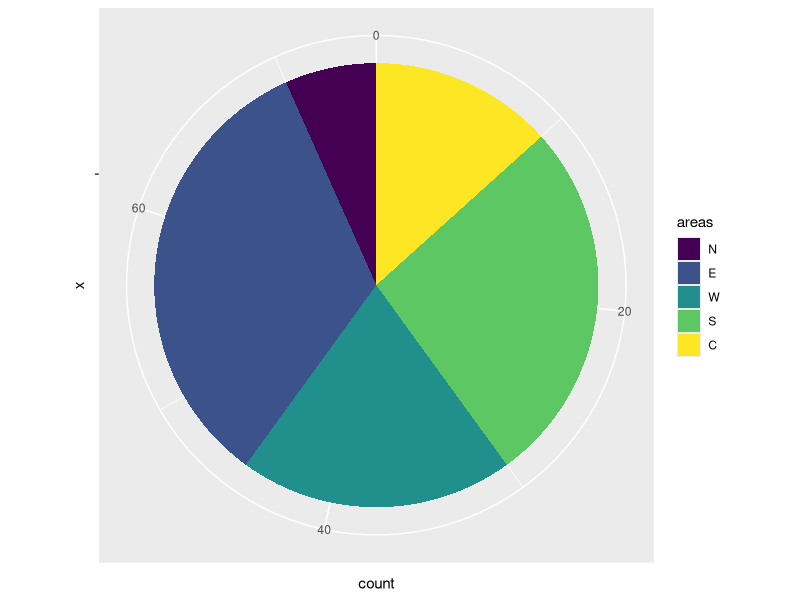
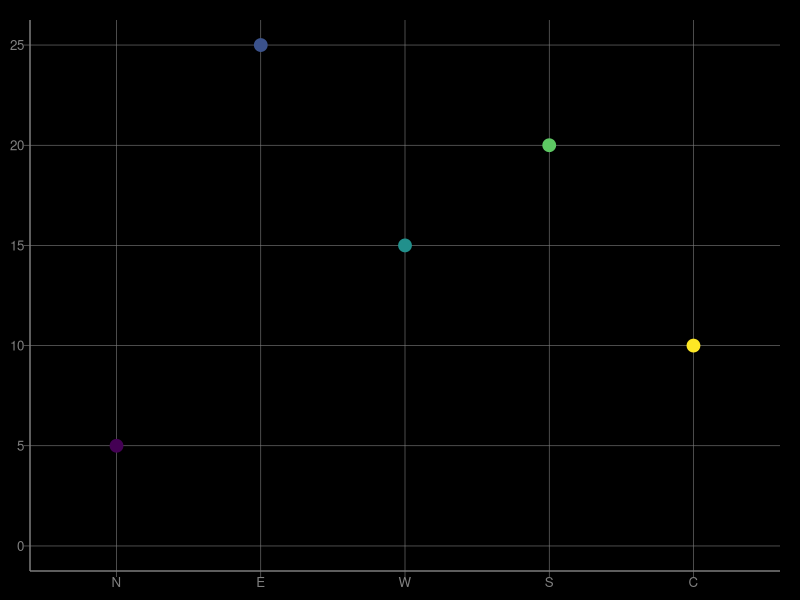
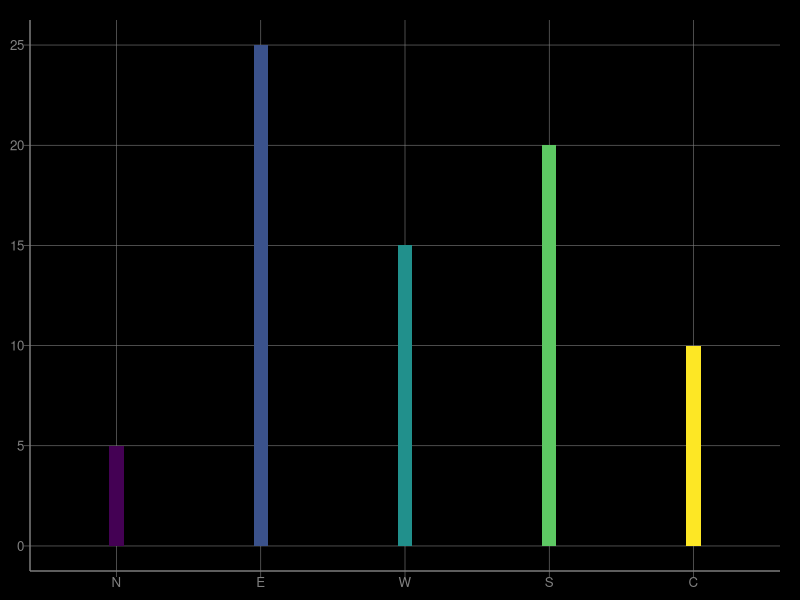
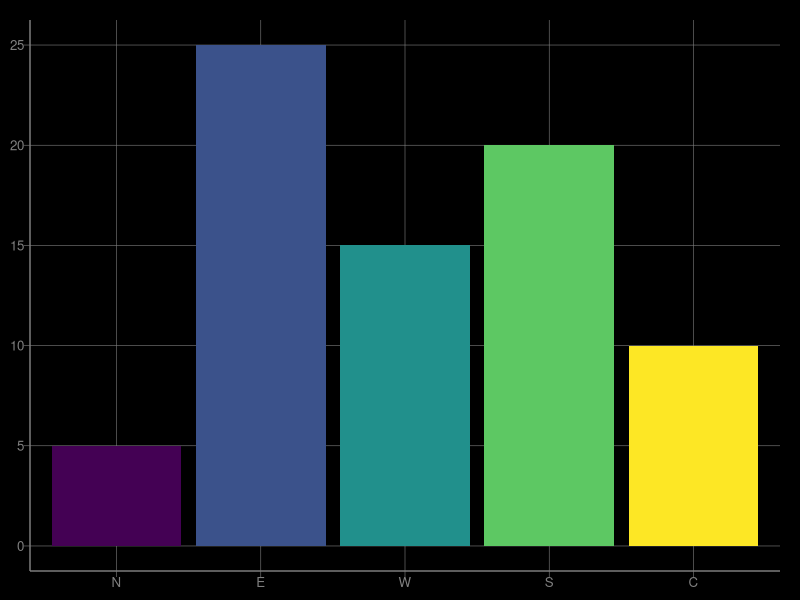
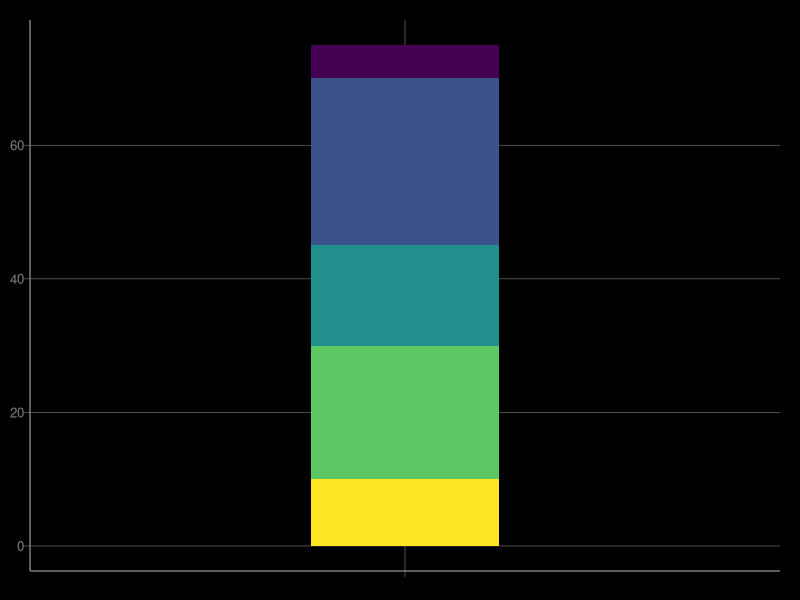
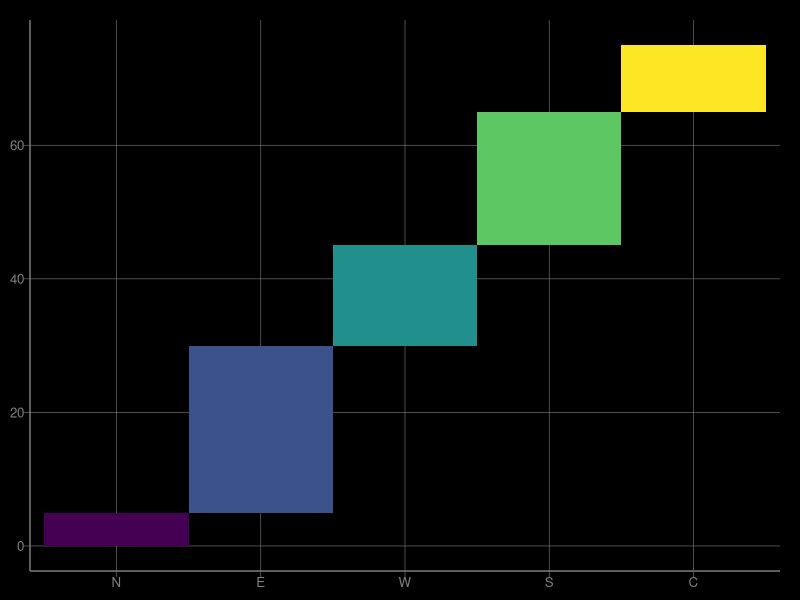
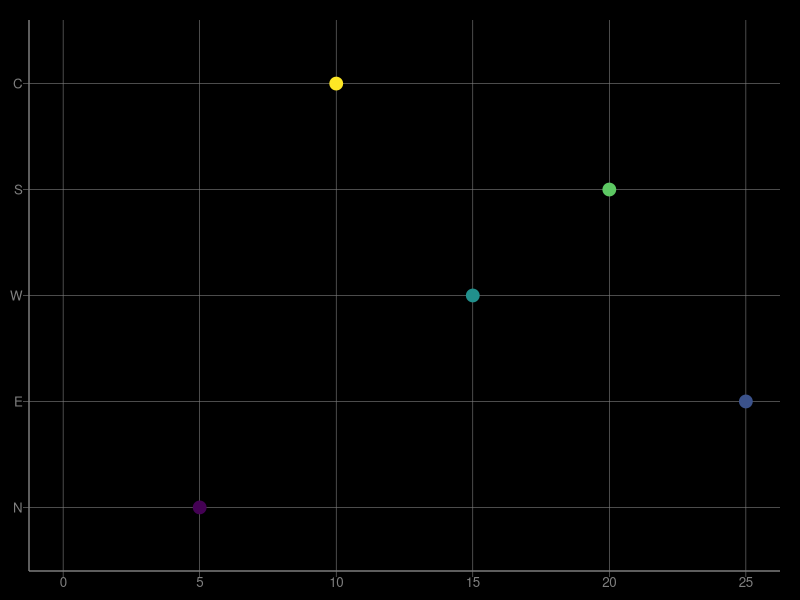
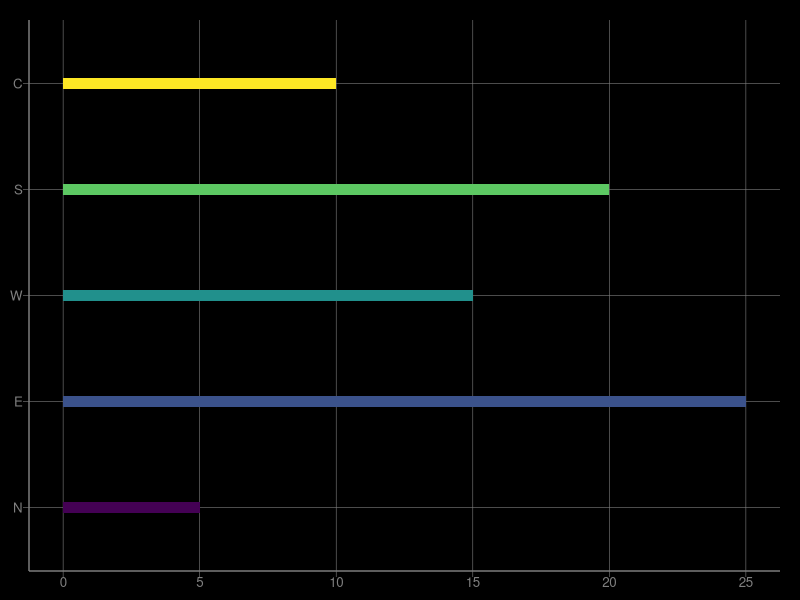

Write R code to recreate these figures, in order.
## ---- chunk 1
knitr::opts_chunk$set(cache=TRUE)

library(grid)
library(ggplot2)
library(gridExtra)

theme_black <- function(base_size = 12, base_family = "Helvetica") {
    theme(
    line =  element_line(colour = "black", size = 0.5, linetype = 1,
                            lineend = "butt"),
    rect =  element_rect(fill = "white", colour = "black", size = 0.5, linetype = 1),
    text =  element_text(family = base_family, face = "plain",
                  colour = "black", size = base_size,
                  hjust = 0.5, vjust = 0.5, angle = 0, lineheight = 0.9),
    
    axis.text =          element_text(size = rel(0.8), colour = "grey50"),
    strip.text =         element_text(size = rel(0.8), colour = "grey50"),

    axis.line =          element_line(colour = "grey50"),
    axis.text.x =        element_text(vjust = 1),
    axis.text.y =        element_text(hjust = 1),
    axis.ticks =         element_line(colour = "grey50", size = 0.2),
    axis.title =         element_text(colour = "grey50"),
    axis.title.x =       element_blank(),
    axis.title.y =       element_blank(),
  # axis.title.x =       element_text(vjust = 1),
  # axis.title.y =       element_text(angle = 90),
    axis.ticks.length =  unit(0.3, "lines"),
    axis.ticks.margin =  unit(0.5, "lines"),

    legend.background =  element_rect(fill = 'black'),
    legend.margin =      unit(0.2, "cm"),
    legend.key =         element_rect(fill = "grey20", colour = "grey50"),
    legend.key.size =    unit(1.2, "lines"),
    legend.key.height =  NULL,
    legend.key.width =   NULL,
    legend.text =        element_text(size = rel(0.8), colour = "grey50"),
    legend.text.align =  NULL,
    legend.title =       element_text(size = rel(0.8), face = "plain", hjust = 0, colour = "grey50"),
    legend.title.align = NULL,
    legend.position =    "none",
    legend.direction =   "vertical",
    legend.justification = "center",
    legend.box =         NULL,

    panel.background =   element_rect(fill = "black", colour = NA),
    panel.border =       element_rect(fill = NA, colour = NA),
    panel.grid.major =   element_line(colour = "grey50", size = 0.2),
    panel.grid.minor =   element_line(colour = "black", size = 0.5),
    panel.margin =       unit(0.25, "lines"),

    strip.background =   element_rect(fill = "grey30", colour = "grey10"),
    strip.text.x =       element_text(),
    strip.text.y =       element_text(angle = -90),

    plot.background =    element_rect(colour = "black", fill = "black"),
    plot.title =         element_text(size = rel(1.2)),
    plot.margin =        unit(c(1, 1, 0.5, 0.5), "lines"),

    complete = TRUE
  )
}
attr(theme_black(), "complete")

## ---- chunk 2
areas <- c("N", "E", "W", "S", "C")
sales <- c(5, 25, 15, 20, 10)
profit <- c(2, 8, 6, 5, 3)
humble <- data.frame(areas, sales, profit)
humble$areas <-ordered(humble$areas, levels=c("N", "E", "W", "S", "C"))
humble
humble.base <-humble

# For maps
lat <- c(0, 1, -1, 0, 0)
long <- c(1, 0, 0, -1, 0)
humble.map <- data.frame(areas, sales, profit, lat, long)


# For the Waterfall Chart
humble$id <- seq_along(humble$areas)
humble$end_sales <- cumsum(humble$sales)
humble$start_sales <- c(0, head(humble$end_sales, -1))
humble$end_profit <- cumsum(humble$sales)
humble$start_profit <- c(0, head(humble$end_profit, -1))
humble

ggplot(humble, aes(x = "", fill = areas, weight = sales)) +
  geom_bar(width = 1)  + coord_polar("y") 


## ---- chunk 3
pc <- ggplot(humble, aes(areas,sales, color = areas)) +
  geom_point(size = 4) +
  ylim(0, 25) +
  theme_black()
pc
## ---- chunk 4
lc <- ggplot(humble, aes(areas, weight = sales, fill = areas)) +
  geom_bar(width = 0.1)  +
  theme_black()
lc
## ---- chunk 5
bc <- ggplot(humble, aes(areas, weight = sales, fill = areas)) +
  geom_bar()  +
  theme_black()
bc
## ---- chunk 6
sc <- ggplot(humble, aes(x = "", fill = areas, weight = sales)) +
  geom_bar(width = 0.3)  + xlab("") +
  theme_black()
sc
## ---- chunk 7
wc <- ggplot(humble, aes(areas, fill = areas)) + geom_rect(aes(x = areas,
   xmin = id - 0.5, xmax = id + 0.5, ymin = end_sales, 
   ymax = start_sales)) +
   theme_black()
wc
## ---- chunk 8
pf <- pc + coord_flip()
pf
## ---- chunk 9
lf <- lc + coord_flip()
lf
## ---- chunk 10
bf <- bc + coord_flip()
bf
## ---- chunk 11
sf <- sc + geom_bar(width = 0.3) + coord_flip()
sf
## ---- chunk 12
wf <- wc + coord_flip()
wf
## ---- chunk 13
ppx <- pc + coord_polar(theta = "x")
ppx
## ---- chunk 14
lpx <- lc + coord_polar(theta ="x")
lpx
## ---- chunk 15
bpx <- bc + geom_bar(width=1) + coord_polar(theta ="x")
bpx
## ---- chunk 16
spx <- sc + geom_bar(width = 1) + coord_polar(theta ="x")
spx
## ---- chunk 17
wpx <- wc + coord_polar(theta ="x")
wpx
## ---- chunk 18
ppy <- pc + coord_polar(theta ="y")
ppy
## ---- chunk 19
lpy <- lc + coord_polar(theta ="y")
lpy
## ---- chunk 20
bpy <- bc + geom_bar(width=1) + coord_polar(theta ="y")
bpy
## ---- chunk 21
spy <- sc + geom_bar(width = 1) + coord_polar(theta ="y")
spy
## ---- chunk 22
wpy <- wc + coord_polar(theta ="y")
wpy
## ---- chunk 23

humble_plots_cart <- arrangeGrob(pc, lc, bc, sc, wc,
                              ncol=3, nrow =2)
humble_plots_cart
ggsave(humble_plots_cart, file="humble_plots_cart.png")

humble_plots_flip <- arrangeGrob(pf, lf, bf, sf, wf,
                                 ncol=3, nrow =2)
humble_plots_flip
ggsave(humble_plots_flip, file="humble_plots_flip.png")

humble_plots_polar_x <- arrangeGrob(ppx, lpx, bpx, spx, wpx,
                       ncol=3, nrow =2)
humble_plots_polar_x
ggsave(humble_plots_polar_x, file="humble_plots_polar_x.png")

humble_plots_polar_y <- arrangeGrob(ppy, lpy, bpy, spy, wpy,
                       ncol=3, nrow =2)
humble_plots_polar_y
ggsave(humble_plots_polar_y, file="humble_plots_polar_y.png")
## ---- chunk 24
theme_legend <- theme_black() + theme(legend.position = "right",
                   axis.title.x = element_text(vjust = 0.5), 
                    axis.title.y = element_text(angle = 90))
## ---- chunk 25
pcc <- ggplot(humble, aes(areas, sales, color = profit/sales)) +
  geom_point(size = 5) +
  theme_legend
pcc
## ---- chunk 26
lcc <- ggplot(humble, aes(areas, weight = sales, fill = profit/sales)) +
  geom_bar(width = 0.1)  +
  theme_legend
lcc
## ---- chunk 27
bcc <- ggplot(humble, aes(areas, weight = sales, fill = profit/sales)) +
  geom_bar()  +
  theme_legend
bcc
## ---- chunk 28
scc <- ggplot(humble, aes("", fill = profit/sales, color = areas)) + 
   geom_rect(aes(x = "sales",
   xmin = 1 - 0.1, xmax = 1 + 0.1, ymin = end_sales, 
   ymax = start_sales)) +
   theme_legend
scc
## ---- chunk 29
wcc <- ggplot(humble, aes(areas, fill = profit/sales)) + 
   geom_rect(aes(x = areas,
   xmin = id - 0.5, xmax = id + 0.5, ymin = end_sales, 
   ymax = start_sales)) +
   theme_legend
wcc
## ---- chunk 30
pcf <- pcc + coord_flip()
pcf
## ---- chunk 31
lcf <- lcc + coord_flip()
lcf
## ---- chunk 32
bcf <- bcc + coord_flip()
bcf
## ---- chunk 33
scf <- scc + coord_flip()
scf
## ---- chunk 34
wcf <- wcc + coord_flip()
wcf
## ---- chunk 35
pcpx <- pcc + coord_polar(theta = "x")
pcpx
## ---- chunk 36
lcpx <- lcc + coord_polar(theta ="x")
lcpx
## ---- chunk 37
bcpx <- bcc + geom_bar(width=1) + coord_polar(theta ="x")
bcpx
## ---- chunk 38
scpx <- ggplot(humble, aes("", fill = profit/sales, 
                                  color = areas)) + 
   geom_rect(aes(x = "sales",
   xmin = 1 - 0.5, xmax = 1 + 0.5, ymin = end_sales, 
   ymax = start_sales)) +
   theme_legend + 
   coord_polar(theta ="x")
scpx
## ---- chunk 39
wcpx <- wcc + coord_polar(theta ="x")
wcpx
## ---- chunk 40
pcpy <- pcc + coord_polar(theta ="y")
pcpy
## ---- chunk 41
lcpy <- lcc + coord_polar(theta ="y")
lcpy
## ---- chunk 42
bcpy <- bcc + geom_bar(width=1) + coord_polar(theta ="y")
bcpy
## ---- chunk 43
scpy <- ggplot(humble, aes("", fill = profit/sales, 
                                  color = areas)) + 
   geom_rect(aes(x = "sales",
   xmin = 1 - 0.5, xmax = 1 + 0.5, ymin = end_sales, 
   ymax = start_sales)) +
   theme_legend + 
   coord_polar(theta ="y")
scpy
## ---- chunk 44
wcpy <- wcc + coord_polar(theta ="y")
wcpy
## ---- chunk 45
pscc <- ggplot(humble, aes(sales, profit, color = profit/sales)) +
  geom_point(size = 5) +
  theme_legend
pscc
## ---- chunk 46
pscf <- pscc + coord_flip()
pscf
## ---- chunk 47
pscpy <- pscc + coord_polar(theta ="y")
pscpy
## ---- chunk 48
pscpx <- pscc + coord_polar(theta ="x")
pscpx
## ---- chunk 49
pssc <- ggplot(humble, aes(sales, profit, color = areas,
                          size = profit/sales)) +
  geom_point() + scale_size_continuous(limits=c(0.2,0.5)) +
  theme_legend 
pssc
## ---- chunk 50
pssf <- pssc + coord_flip()
pssf
## ---- chunk 51
psspy <- pssc + coord_polar(theta = "y")
psspy
## ---- chunk 52
psspx <- pssc + coord_polar(theta = "x")
psspx
## ---- chunk 53
library(reshape)
humble.long = melt(humble.base, id.vars=c("areas"))
bmc <- ggplot(humble.long, aes(areas, weight = value,
                               fill = variable)) +
  geom_bar(position="dodge")  + ylab("value") +
  theme_legend
bmc
## ---- chunk 54
bmf <- bmc + coord_flip()
bmf
## ---- chunk 55
bmpy <- bmc + coord_polar(theta="y")
bmpy
## ---- chunk 56
bmpy <- bmc + coord_polar(theta="x")
bmpy
## ---- chunk 57
bmic <- ggplot(humble.long, aes(areas, weight = value,
                               fill = variable)) +
  geom_bar(position="identity", width = 1, alpha = 0.5)  + ylab("value") +
  theme_legend
bmic
## ---- chunk 58
bmif <- bmic + coord_flip()
bmif
## ---- chunk 59
bmipy <- bmic + coord_polar(theta="y")
bmipy
## ---- chunk 60
bmipy <- bmic + coord_polar(theta="x")
bmipy
## ---- chunk 61
bpmc <- ggplot(humble) +
  geom_bar(aes(areas, weight = sales, fill = areas), alpha = 1) +
  geom_point(aes(areas, profit, fill = areas), size = 5) + ylab("values") +
  theme_legend
bpmc
## ---- chunk 62
bpmf <- bpmc + coord_flip()
bpmf
## ---- chunk 63
bpmpy <- bpmc + coord_polar(theta="y")
bpmpy
## ---- chunk 64
bpmpy <- bpmc + coord_polar(theta="x")
bpmpy
## ---- chunk 65

pscm <- ggplot(humble.map, aes(lat,long, color = profit/sales,
                               size = sales)) + 
  geom_point() + scale_size(range = c(5, 25)) + 
  xlim (-2,2) + ylim(-2,2) +
  theme_legend
pscm
